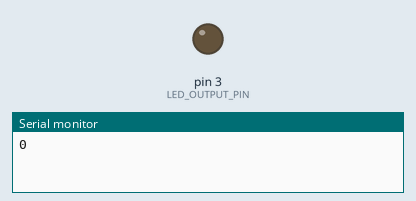
Simulated run of this sketch. Board: Arduino Uno, built with avr-gcc and run on an emulated ATmega328P. Shown: output pins drawn as LEDs (lit = HIGH), the last lines printed to the serial monitor.

Above: at 0.05 s.
At 0.95 s:
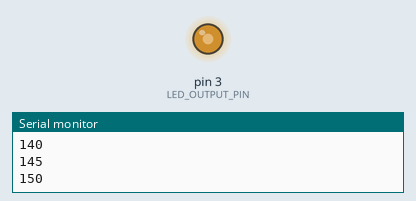
At 1.4 s:
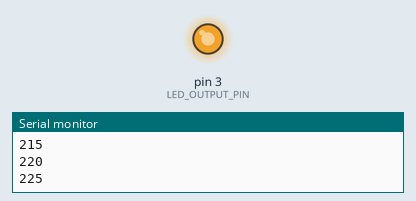
At 2.8 s:
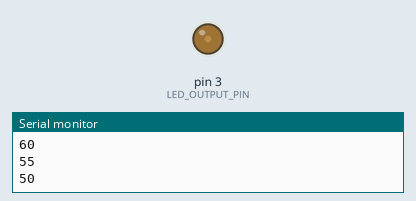
Timing chart, 0 to 7.0 s (numbered marks = the images above):
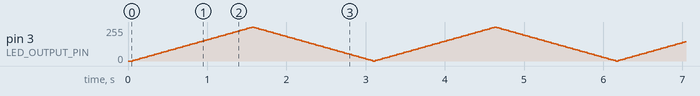

The sketch:

FadeOnAndOffWithoutDelay.ino
```cpp
/*
 * This example shows how to fade an LED on pin 3 using the analogWrite() function.
 * The fade goes both directions (fades on and then fades off).
 *
 * This example uses no embedded loops and no delays.
 *
 * The analogWrite() function uses PWM, so if you want to change the pin you're
 * using, be sure to use another PWM capable pin. On the Arduino Uno, the PWM pins
 * are identified with a "~" sign, like ~3, ~5, ~6, ~9, ~10 and ~11.
 *
 * By Jon Froehlich
 * http://makeabilitylab.io
 * Adapted from http://www.arduino.cc/en/Tutorial/Fade
 */

const int LED_OUTPUT_PIN = 3;
const int MIN_BRIGHTNESS = 0; // the min brightness
const int MAX_BRIGHTNESS = 255; // the max analog out value on Uno, Leonardo, etc. is 255 (8-bit max)
const int TIME_ON_EACH_FADE_VAL_MS = 30; // the time on each fade value in milliseconds

int _fadeAmount = 5;      // the amount to fade the LED by on each step
int _curBrightness = 0;   // how bright the LED is

unsigned long _fadeValueUpdatedTimestampMs = 0; // tracks the last time the LED was updated

// The setup function runs once when you press reset or power the board
void setup() {
  // set the LED pin to as an output
  pinMode(LED_OUTPUT_PIN, OUTPUT);
  Serial.begin(9600); // for using Serial.println
}

// The loop function runs over and over again forever
void loop() {

  // Get the current time since the Arduino started our program (in ms)
  unsigned long currentTimestampMs = millis();

  // Check to see if the time between now and the last time we toggled
  // the LED has exceeded our blink interval. If so, toggled the LED
  if (currentTimestampMs - _fadeValueUpdatedTimestampMs >= TIME_ON_EACH_FADE_VAL_MS) {

    // set the brightness of the LED pin
    analogWrite(LED_OUTPUT_PIN, _curBrightness);
    _fadeValueUpdatedTimestampMs = currentTimestampMs; // store current time as toggle time
    Serial.println(_curBrightness); // print out current brightness

    // change the brightness for next time through the loop
    _curBrightness = _curBrightness + _fadeAmount;

    // reverse the direction of the fading at the end of each fade direction
    if (_curBrightness <= MIN_BRIGHTNESS || _curBrightness >= MAX_BRIGHTNESS) {
      _fadeAmount = -_fadeAmount; // reverses fade direction
    }
  }
}
```
